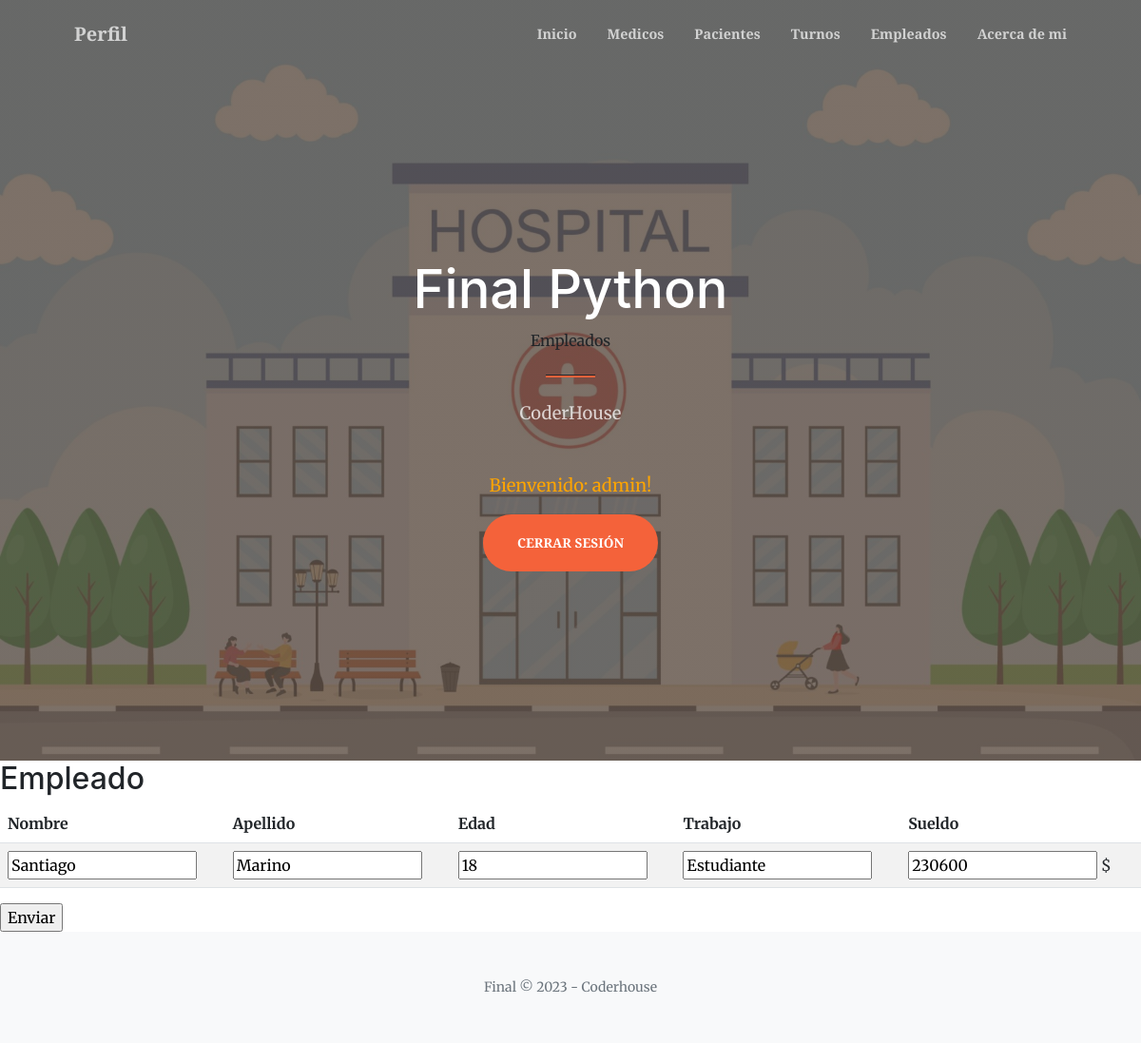
/update_empleado/4/ (signed in), run on the app's committed database.
### aplicacion/models.py (models this page shows)
class Empleado(models.Model):
    nombre = models.CharField(max_length=50)
    edad = models.IntegerField()
    apellido = models.CharField(max_length=50)
    sueldo = models.IntegerField()
    trabajo = models.CharField(max_length=50)

### aplicacion/views.py (the view)
# urls.py: path('update_empleado/<int:pk>/', EmpleadoUpdate.as_view(), name="update_empleado"),
class EmpleadoUpdate(LoginRequiredMixin, UpdateView):
    model = Empleado
    fields = ['nombre' , 'apellido' , 'edad' ,'trabajo' , 'sueldo']
    success_url = reverse_lazy('empleados')

### aplicacion/templates/aplicacion/empleado_form.html (shortened to what this page needs)
{% extends 'aplicacion/base.html' %}
{% load static %}
{% block titulo %}
    Empleados
{% endblock titulo %}
{% block contenido %}
    <h2> Empleado </h2>
    <form action="" method="post">
        <table class="table table-striped">
            <thead>
                 <tr>
                     <th> Nombre </th>
                     <th> Apellido </th>
                     <th> Edad </th>
                     <th> Trabajo </th>
                     <th> Sueldo </th>
                 </tr>
            </thead>
            <tbody>
         <tr>
             <td> {{ form.nombre }} </td>
             <td> {{ form.apellido }} </td>
             <td> {{ form.edad }} </td>
             <td> {{ form.trabajo }} </td>
             <td> {{ form.sueldo }} &#36; </td>
         </tr>
        </tbody>
        </table>
       <input type="submit" value="Enviar">
    </form>
    {% endblock contenido %}

### aplicacion/templates/aplicacion/base.html (shortened to what this page needs)
<!DOCTYPE html>
<html lang="en">
    <head>
        {%load static %}
        <link href="https://cdn.jsdelivr.net/npm/bootstrap-icons@1.5.0/font/bootstrap-icons.css" rel="stylesheet" />
        <link href="https://cdn.jsdelivr.net/npm/bootstrap@5.2.3/dist/css/bootstrap.min.css" rel="stylesheet" type="text/css" />
        <link href="https://cdnjs.cloudflare.com/ajax/libs/SimpleLightbox/2.1.0/simpleLightbox.min.css" rel="stylesheet" />
        <link href="css/styles.css" rel="stylesheet" />
        <link href="{% static 'aplicacion/css/styles.css' %}" rel="stylesheet" />
        <link rel="stylesheet" href="https://cdnjs.cloudflare.com/ajax/libs/font-awesome/4.7.0/css/font-awesome.min.css">
    </head>
    <body id="page-top">
        <nav class="navbar navbar-expand-lg navbar-light fixed-top py-3" id="mainNav">
            <div class="container px-4 px-lg-5">
                {% if user.is_authenticated %}
                <a class="navbar-brand" href="{% url 'editar_perfil' %}"> Perfil </a>
                {% endif %}
                <div class="collapse navbar-collapse" id="navbarResponsive">
                    <ul class="navbar-nav ms-auto my-2 my-lg-0">
                        {% if user.is_authenticated %}
                        <li class="nav-item"><a class="nav-link" href="{% url 'home' %}"> Inicio </a></li>
                        <li class="nav-item"><a class="nav-link" href="{% url 'medicos' %}">Medicos</a></li>
                        <li class="nav-item"><a class="nav-link" href="{% url 'pacientes' %}">Pacientes</a></li>
                        <li class="nav-item"><a class="nav-link" href="{% url 'turnos' %}">Turnos</a></li>
                        <li class="nav-item"><a class="nav-link" href="{% url 'empleados' %}">Empleados</a></li>
                        <li class="nav-item"><a class="nav-link" href="{% url 'info' %}">  Acerca de mi  </a></li>
                        {% else %}
                        <li class="nav-item"><a class="nav-link" href="{% url 'home' %}"> Inicio </a></li>
                        <li class="nav-item"><a class="nav-link" href="{% url 'info' %}">  Acerca de mi  </a></li>
                        {% endif %}
                    </ul>
                </div>
            </div>
        </nav>
        <header class="masthead">
            <div class="container px-4 px-lg-5 h-100">
                <div class="row gx-4 gx-lg-5 h-100 align-items-center justify-content-center text-center">
                    <div class="col-lg-8 align-self-end">
                        <h1 class="text-white font-weight-bold"> Final Python </h1>
                        {% block titulo %}
                        {% endblock titulo %}
                        <hr class="divider" />
                    </div>
                    <div class="col-lg-8 align-self-baseline">
                        <p class="text-white-75 mb-5"> CoderHouse</p>
                        {% if user.is_authenticated %}
                            <p style="color:orange"> Bienvenido:  {{ user.username }}!</p>
                            <a class="btn btn-primary btn-xl" href="{% url 'logout' %}"> Cerrar sesión </a>
                        {% else %}
                             <a class="btn btn-success" href="{% url 'registro' %}">Registrarse </a>
                            <a class="btn btn-primary btn-xl" href="{% url 'login' %}"> Iniciar sesión </a>
                        {% endif %}
                    </div>
                </div>
            </div>
        </header>
        {% block contenido %}
        {% endblock contenido %}
        <footer class="bg-light py-5">
            <div class="container px-4 px-lg-5"><div class="small text-center text-muted"> Final &copy; 2023 - Coderhouse</div></div>
        </footer>
    </body>
</html>

### data on the page
Empleado: nombre "Santiago", apellido "Marino", edad "18", trabajo "Estudiante", sueldo "230600"

### other printed values
{{ user.username }} "admin"
